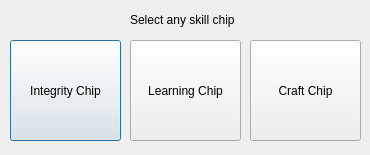
<?xml version="1.0" encoding="UTF-8"?>
<ui version="4.0">
 <class>ChipBox</class>
 <widget class="QDialog" name="ChipBox">
  <property name="geometry">
   <rect>
    <x>0</x>
    <y>0</y>
    <width>370</width>
    <height>155</height>
   </rect>
  </property>
  <property name="windowTitle">
   <string>Dialog</string>
  </property>
  <widget class="QPushButton" name="integrity_chip">
   <property name="geometry">
    <rect>
     <x>10</x>
     <y>40</y>
     <width>111</width>
     <height>101</height>
    </rect>
   </property>
   <property name="text">
    <string>Integrity Chip</string>
   </property>
  </widget>
  <widget class="QPushButton" name="learning_chip">
   <property name="geometry">
    <rect>
     <x>130</x>
     <y>40</y>
     <width>111</width>
     <height>101</height>
    </rect>
   </property>
   <property name="text">
    <string>Learning Chip</string>
   </property>
  </widget>
  <widget class="QPushButton" name="craft_chip">
   <property name="geometry">
    <rect>
     <x>250</x>
     <y>40</y>
     <width>111</width>
     <height>101</height>
    </rect>
   </property>
   <property name="text">
    <string>Craft Chip</string>
   </property>
  </widget>
  <widget class="QLabel" name="label">
   <property name="geometry">
    <rect>
     <x>130</x>
     <y>10</y>
     <width>171</width>
     <height>20</height>
    </rect>
   </property>
   <property name="text">
    <string>Select any skill chip</string>
   </property>
  </widget>
 </widget>
 <resources/>
 <connections/>
</ui>
